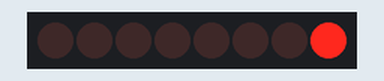
The sketch below on a simulated Arduino Uno, built with avr-gcc and run on an emulated ATmega328P. Parts: 8 shift-register outputs drawn as a row of LEDs (first output left, lit = HIGH). Wiring (inferred from the names in the program): shift register (74HC595): data pin 4; shift clock pin 6; latch pin 5. Wiring (inferred from the signals the program sends): row of LEDs: on Q0, Q1, Q2, Q3, Q4, Q5, Q6, Q7.

Above: at 0.05 s.
At 0.55 s:
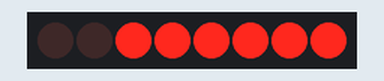
At 0.85 s:
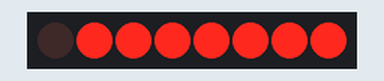
At 1.75 s:
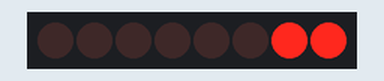
At 2.65 s:
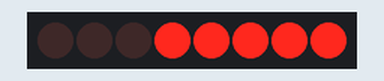
At 3.55 s:
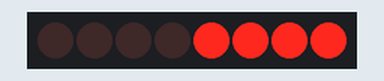
Timing chart, 0 to 3.9 s (numbered marks = the images above):
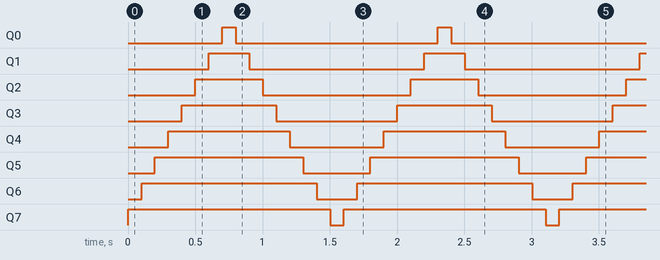

The sketch:

basicShiftRegisterLEDs.ino
```cpp
int latchPin = 5;
int clockPin = 6;
int dataPin = 4;

byte leds = 0;

void setup() {
  pinMode(latchPin, OUTPUT);
  pinMode(clockPin, OUTPUT);
  pinMode(dataPin, OUTPUT);
  leds = 0;
  updateShiftRegister();
}

void loop() {
  for(int i = 0; i < 8; i++)
  {
    bitSet(leds, i);
    updateShiftRegister();
    delay(100);
  }
    for(int i = 7; i >= 0; i--)
  {
    bitClear(leds, i);
    updateShiftRegister();
    delay(100);
  }

}

void updateShiftRegister()
{
  digitalWrite(latchPin, LOW);
  shiftOut(dataPin, clockPin, LSBFIRST, leds);
  digitalWrite(latchPin, HIGH);
}
```

Measured:
- by itself, Q0: alternates HIGH for 0.10 s and LOW for 1.5 s
- by itself, Q1: alternates HIGH for 0.30 s and LOW for 1.3 s
- by itself, Q2: alternates HIGH for 0.50 s and LOW for 1.1 s
- by itself, Q3: alternates HIGH for 0.70 s and LOW for 0.90 s
- by itself, Q4: alternates HIGH for 0.90 s and LOW for 0.70 s
- by itself, Q5: alternates HIGH for 1.1 s and LOW for 0.50 s
- by itself, Q6: alternates HIGH for 1.3 s and LOW for 0.30 s
- by itself, Q7: alternates HIGH for 1.5 s and LOW for 0.10 s
